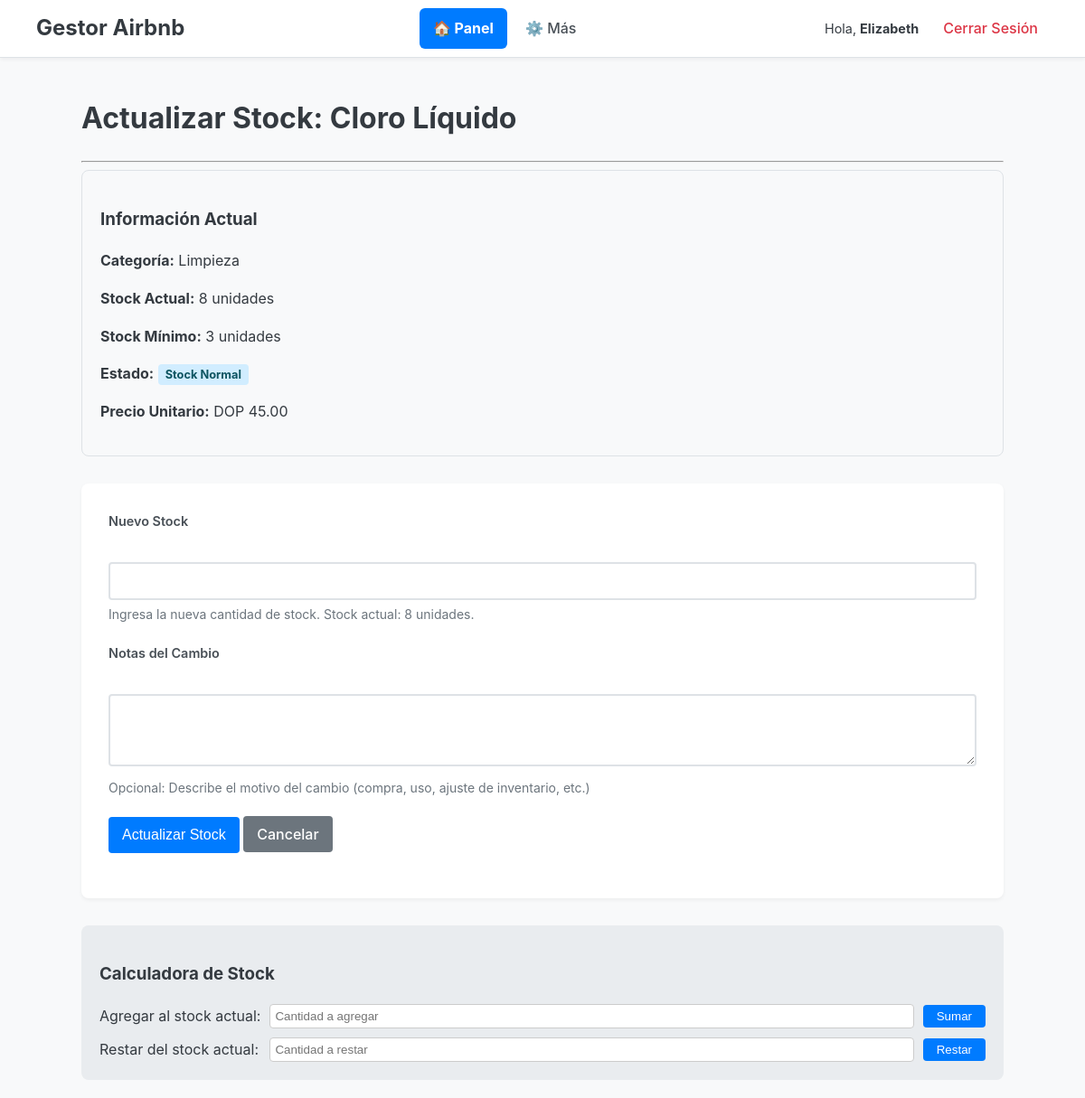
The app's page /update_stock/2 (signed in) with its own data.
### app/models.py (models this page shows, shortened)
class User(db.Model, UserMixin):
    id = db.Column(db.Integer, primary_key=True)
    username = db.Column(db.String(64), index=True, unique=True, nullable=False)
    password_hash = db.Column(db.String(256))
    role = db.Column(db.String(10), index=True, nullable=False)
    tasks = db.relationship('Task', backref='assignee', lazy='dynamic')
    expenses_paid = db.relationship('Expense', foreign_keys='Expense.paid_by_user_id', backref='paid_by', lazy='dynamic')
    cash_deliveries = db.relationship('EmployeeDelivery', foreign_keys='EmployeeDelivery.delivered_by_user_id', backref='delivered_by', lazy='dynamic')
    cash_receipts = db.relationship('EmployeeDelivery', foreign_keys='EmployeeDelivery.received_by_user_id', backref='received_by', lazy='dynamic')
    def can_view_reports(self):
        return self.role in ['dueño', 'socia']
    def can_manage_finances(self):
        return self.role in ['dueño', 'socia']
    def can_view_monthly_report(self):
        return True
    def can_manage_users(self):
        return self.role == 'dueño'
    def can_manage_supplies(self):
        return True
    def get_display_name(self):
        return self.username.title()

class Supply(db.Model):
    id = db.Column(db.Integer, primary_key=True)
    name = db.Column(db.String(128), nullable=False, index=True)
    category = db.Column(db.String(64), index=True, nullable=False)
    current_stock = db.Column(db.Integer, nullable=False, default=0)
    minimum_stock = db.Column(db.Integer, nullable=False, default=5)
    unit_price = db.Column(db.Float, nullable=True)
    supplier = db.Column(db.String(128))
    notes = db.Column(db.Text)
    last_updated = db.Column(db.DateTime, index=True, default=lambda: datetime.now(timezone.utc))
    def is_low_stock(self):
        return self.current_stock <= self.minimum_stock
    def stock_status(self):
        if self.current_stock == 0:
            return "Agotado"
        elif self.is_low_stock():
            return "Stock Bajo"
        else:
            return "Stock Normal"

### app/routes/main_routes.py (the view, shortened to what this page needs)
@bp.route('/update_stock/<int:supply_id>', methods=['GET', 'POST'])
@login_required
@permission_required('can_manage_supplies')
def update_stock(supply_id):
    supply = Supply.query.get_or_404(supply_id)
    form = UpdateStockForm()
    return render_template('update_stock.html', form=form, supply=supply)

### app/forms.py
class UpdateStockForm(FlaskForm):
    current_stock = IntegerField('Nuevo Stock', validators=[DataRequired(), NumberRange(min=0)])
    notes = TextAreaField('Notas del Cambio')
    submit = SubmitField('Actualizar Stock')

### app/templates/update_stock.html (shortened to what this page needs)
{% extends "base.html" %}
{% block content %}
    <h1>Actualizar Stock: {{ supply.name }}</h1>
    <hr>
    <div class="supply-info">
        <div class="info-card">
            <h3>Información Actual</h3>
            <p><strong>Categoría:</strong> {{ supply.category }}</p>
            <p><strong>Stock Actual:</strong> {{ supply.current_stock }} unidades</p>
            <p><strong>Stock Mínimo:</strong> {{ supply.minimum_stock }} unidades</p>
            <p><strong>Estado:</strong>
                <span class="status-badge {% if supply.current_stock == 0 %}status-danger{% elif supply.is_low_stock() %}status-warning{% else %}status-success{% endif %}">
                    {{ supply.stock_status() }}
                </span>
            </p>
            {% if supply.unit_price %}
                <p><strong>Precio Unitario:</strong> DOP {{ "{:,.2f}".format(supply.unit_price) }}</p>
            {% endif %}
        </div>
    </div>
    <div class="form-container">
        <form action="" method="post" novalidate>
            <div class="form-group">
                {{ form.current_stock.label }}<br>
                {{ form.current_stock(class="form-control", min="0") }}
                <small class="help-text">
                    Ingresa la nueva cantidad de stock.
                    Stock actual: {{ supply.current_stock }} unidades.
                </small>
            </div>
            <div class="form-group">
                {{ form.notes.label }}<br>
                {{ form.notes(class="form-control", rows="3") }}
                <small class="help-text">Opcional: Describe el motivo del cambio (compra, uso, ajuste de inventario, etc.)</small>
            </div>
            <div class="form-group">
                {{ form.submit(class="btn btn-primary") }}
                <a href="{{ url_for('main.supplies') }}" class="btn btn-secondary">Cancelar</a>
            </div>
        </form>
    </div>
    <div class="stock-calculator">
        <h3>Calculadora de Stock</h3>
        <div class="calculator">
            <label>Agregar al stock actual:</label>
            <input type="number" id="add-stock" min="0" placeholder="Cantidad a agregar">
            <button type="button" onclick="addToStock()">Sumar</button>
            <label>Restar del stock actual:</label>
            <input type="number" id="subtract-stock" min="0" placeholder="Cantidad a restar">
            <button type="button" onclick="subtractFromStock()">Restar</button>
        </div>
    </div>
{% endblock %}

### app/templates/base.html (shortened to what this page needs)
<!DOCTYPE html>
<html lang="es">
<head>
    <link rel="stylesheet" href="{{ url_for('static', filename='css/main.css') }}">
</head>
<body>
    <nav class="navbar">
        <div class="brand"><a href="{{ url_for('panel.index') }}">Gestor Airbnb</a></div>
        {% if current_user.is_authenticated %}
            <div class="nav-links">
                <a href="{{ url_for('panel.index') }}" class="nav-primary">🏠 Panel</a>
                <div class="nav-dropdown">
                    <span class="nav-dropdown-toggle">⚙️ Más</span>
                </div>
            </div>
            <div class="user-info">
                <span>Hola, <strong>{{ current_user.get_display_name() }}</strong>
                </span>
                <a href="{{ url_for('auth.logout') }}">Cerrar Sesión</a>
            </div>
        {% endif %}
    </nav>
    <div class="container">
        {% block content %}{% endblock %}
    </div>
</body>
</html>

### app/static/css/base.css (style rules this page uses)
:root { --primary-color: #007bff; --success-color: #28a745; --danger-color: #dc3545; --warning-color: #ffc107; --info-color: #17a2b8; --light-color: #f8f9fa; --dark-color: #343a40; --muted-color: #6c757d; --border-color: #dee2e6; --font-family: -apple-system, BlinkMacSystemFont, "Segoe UI", Roboto, "Helvetica Neue", Arial, sans-serif; --border-radius: 4px; --box-shadow: 0 2px 4px rgba(0,0,0,0.05); --transition: 0.2s ease; }
* { box-sizing: border-box; }
body { font-family: var(--font-family); background-color: var(--light-color); color: var(--dark-color); margin: 0; line-height: 1.6; }
.container { padding: 20px; max-width: 1060px; margin: auto; }

### app/static/css/navbar.css (style rules this page uses)
.navbar { background-color: #fff; padding: 0 40px; border-bottom: 1px solid var(--border-color); display: flex; justify-content: space-between; align-items: center; height: 64px; position: sticky; top: 0; z-index: 100; box-shadow: 0 2px 4px rgba(0,0,0,0.05); }
.navbar .brand a { font-weight: bold; font-size: 1.5em; text-decoration: none; color: var(--dark-color); transition: color var(--transition); }
.navbar .nav-links { display: flex; gap: 5px; align-items: center; }
.navbar .nav-links a { padding: 10px 15px; text-decoration: none; color: #495057; font-weight: 500; border-radius: 6px; transition: all var(--transition); white-space: nowrap; }
.navbar .user-info { display: flex; align-items: center; gap: 15px; }
.navbar .user-info span { color: var(--dark-color); font-size: 0.9em; }
.navbar .user-info a { text-decoration: none; color: var(--danger-color); font-weight: 500; padding: 8px 12px; border-radius: 4px; transition: all var(--transition); }
.nav-primary { background: #007bff !important; color: white !important; font-weight: bold !important; }
.nav-dropdown { position: relative; display: inline-block; }
.nav-dropdown-toggle { padding: 10px 15px; color: #495057; font-weight: 500; cursor: pointer; border-radius: 6px; transition: all var(--transition); white-space: nowrap; user-select: none; }

### app/static/css/buttons.css (style rules this page uses)
.btn { display: inline-block; padding: 8px 15px; text-decoration: none; border-radius: var(--border-radius); border: none; cursor: pointer; font-size: 1em; font-weight: 500; transition: all var(--transition); text-align: center; white-space: nowrap; user-select: none; line-height: 1.5; }
.btn-primary { background-color: var(--primary-color); color: white; }
.btn-secondary { background-color: #6c757d; color: white; }

### app/static/css/forms.css (style rules this page uses)
.form-container { background: #fff; padding: 30px; border-radius: 8px; box-shadow: var(--box-shadow); margin-bottom: 20px; }
.form-group { margin-bottom: 20px; }
.form-group label { display: block; margin-bottom: 8px; font-weight: 600; color: #495057; font-size: 0.9em; }
.form-control { width: 100%; padding: 10px 12px; box-sizing: border-box; border: 2px solid var(--border-color); border-radius: var(--border-radius); font-size: 1em; transition: all var(--transition); background-color: #fff; }
textarea.form-control { resize: vertical; min-height: 80px; }
.help-text { color: var(--muted-color); font-size: 0.875em; margin-top: 5px; display: block; }

### app/templates/update_stock.html (style rules this page uses)
.supply-info { margin-bottom: 30px; }
.info-card { background: #f8f9fa; padding: 20px; border-radius: 8px; border: 1px solid #dee2e6; }
.status-badge { padding: 4px 8px; border-radius: 4px; font-size: 0.8em; font-weight: bold; }
.status-success { background-color: #d1edff; color: #0c5460; }
.help-text { color: #6c757d; font-size: 0.875em; }
.stock-calculator { margin-top: 30px; background: #e9ecef; padding: 20px; border-radius: 8px; }
.calculator { display: grid; grid-template-columns: auto 1fr auto; gap: 10px; align-items: center; }
.calculator input { padding: 5px; border: 1px solid #ccc; border-radius: 4px; }
.calculator button { padding: 5px 15px; background: #007bff; color: white; border: none; border-radius: 4px; cursor: pointer; }

### records on screen
User: get_display_name "Elizabeth"
Supply: name "Cloro Líquido", category "Limpieza", current_stock "8", minimum_stock "3", stock_status "Stock Normal", unit_price "45.00"
